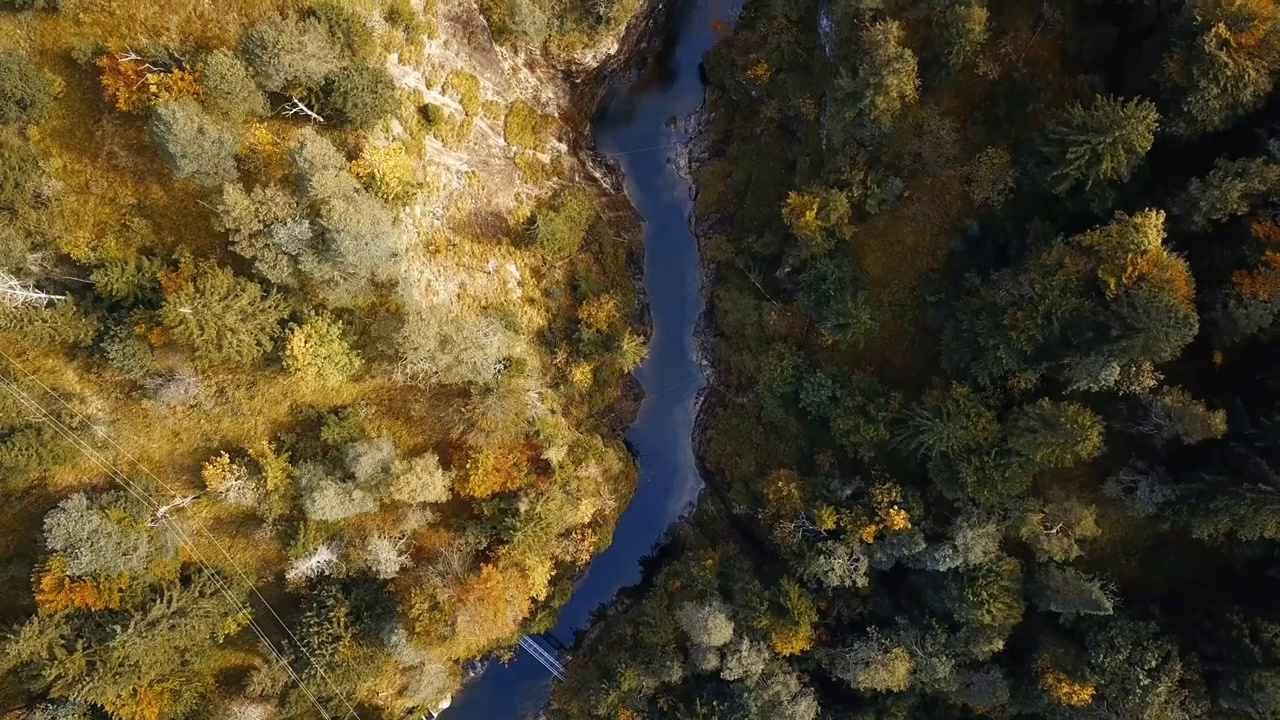
#> input picture learning/stitching_test/image1.jpg, 1280 x 720 px
$ python app.py
#> lines starting #> are read from the running program, lines starting #| are printed output that depends on the picture
import cv2
import numpy as np

# Load the images
image1 = cv2.imread('image1.jpg')
#> image1 is the input picture: shape (720, 1280, 3); mean B, G, R 43.3, 72.3, 83.1
image2 = cv2.imread('image5.jpg')
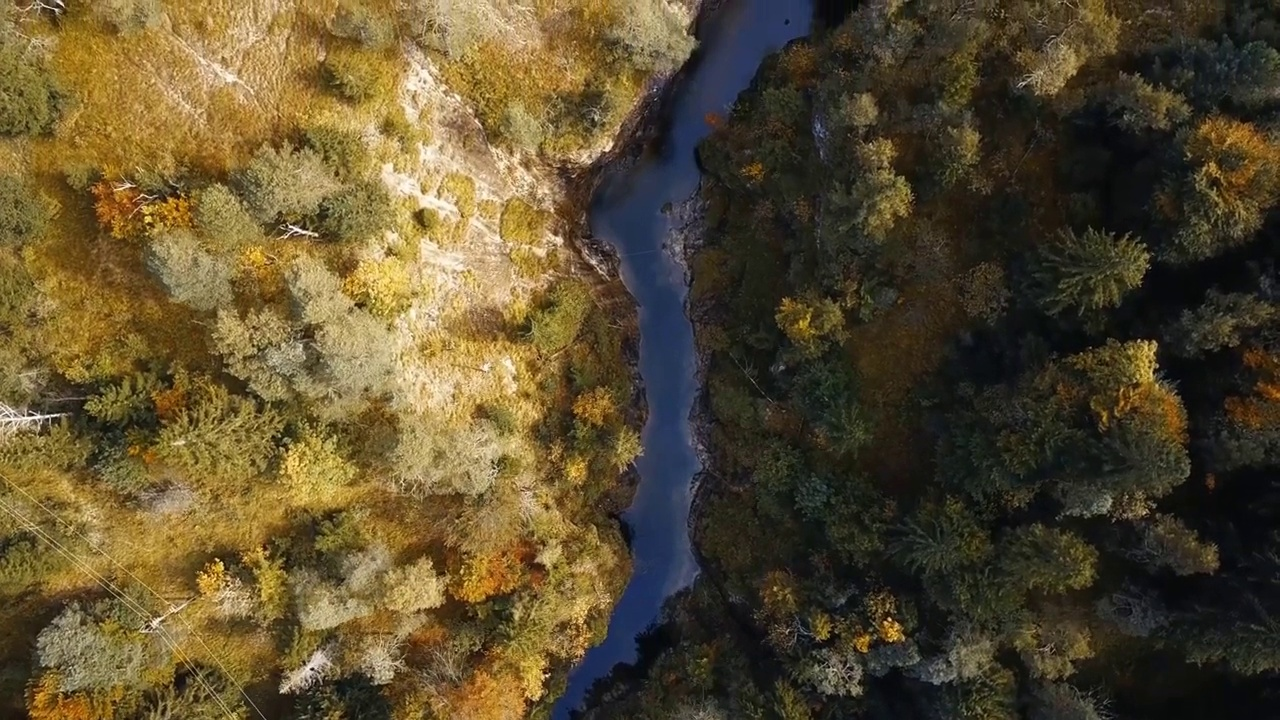
#> input picture learning/stitching_test/image5.jpg, 1280 x 720 px
#> image2 is the input picture: shape (720, 1280, 3); mean B, G, R 47.5, 76.8, 90.4

# Convert images to grayscale
gray1 = cv2.cvtColor(image1, cv2.COLOR_BGR2GRAY)
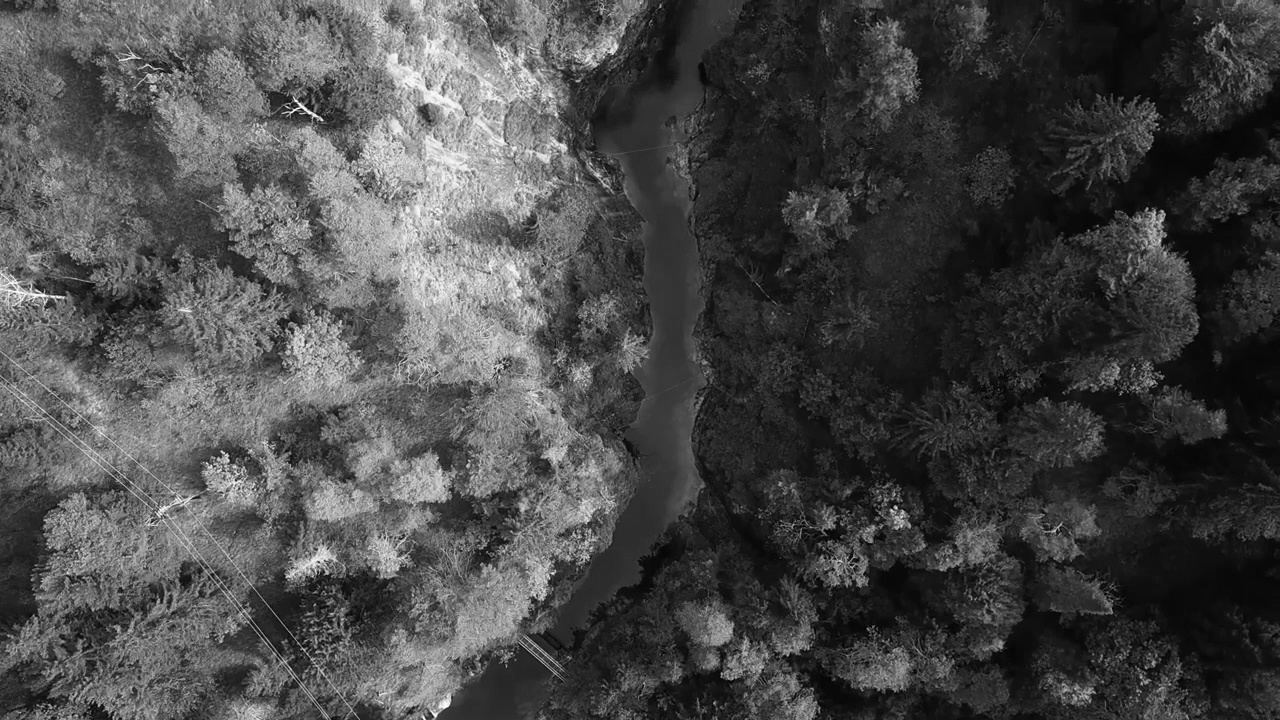
#> gray1: shape (720, 1280); min 0, max 253, mean 72.2
gray2 = cv2.cvtColor(image2, cv2.COLOR_BGR2GRAY)
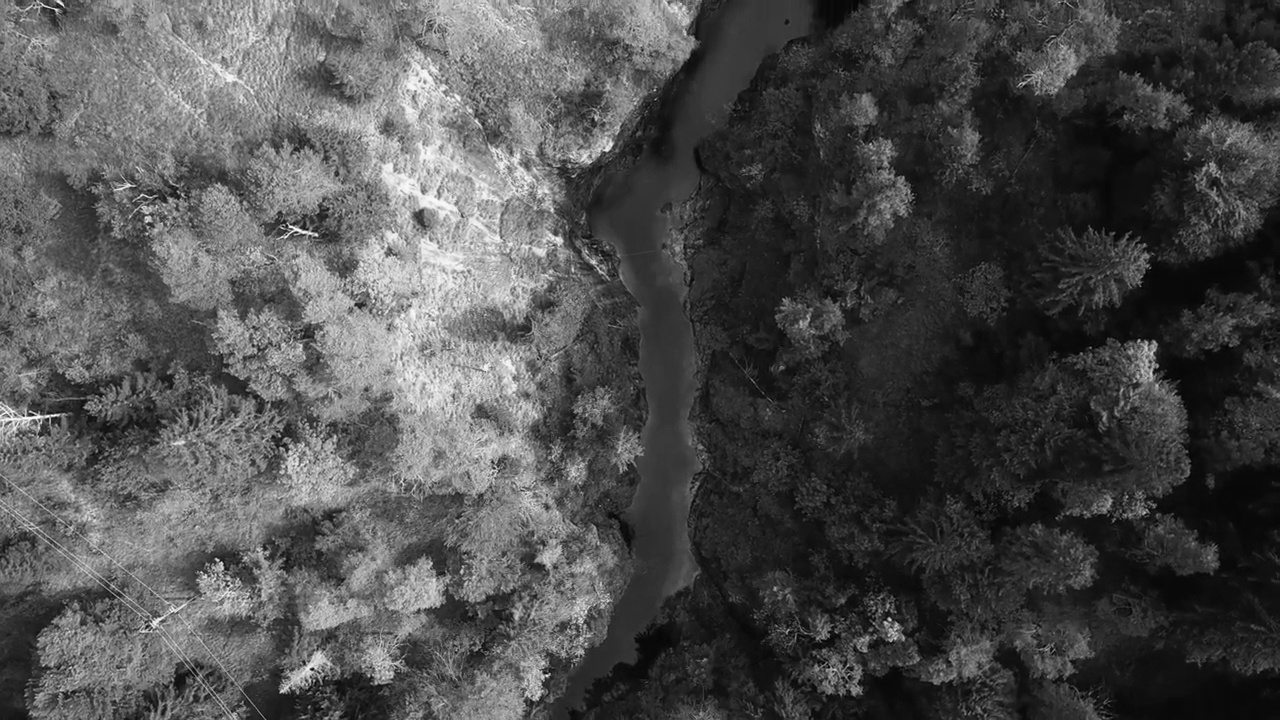
#> gray2: shape (720, 1280); min 0, max 254, mean 77.5

# Initialize the feature detector and extractor (e.g., SIFT)
sift = cv2.ORB_create()

# Detect keypoints and compute descriptors for both images
keypoints1, descriptors1 = sift.detectAndCompute(gray1, None)
#> keypoints1 = 500 keypoints; strongest (x, y, size): (297, 105, 31), (290, 110, 31), (295, 106, 37.2), (302, 109, 31)
keypoints2, descriptors2 = sift.detectAndCompute(gray2, None)
#> keypoints2 = 500 keypoints; strongest (x, y, size): (291, 229, 31), (289, 226, 31), (311, 669, 31), (52, 418, 31)

# Initialize the feature matcher using brute-force matching
bf = cv2.BFMatcher()

# Match the descriptors using brute-force matching
matches = bf.match(descriptors1, descriptors2)
#> matches = 500 matches

# Select the top N matches
num_matches = 50
matches = sorted(matches, key=lambda x: x.distance)[:num_matches]
#> matches = 50 matches

# Extract matching keypoints
src_points = np.float32([keypoints1[match.queryIdx].pt for match in matches]).reshape(-1, 1, 2)
#> src_points = 50 rows, first 8: [892.8, 510.6], [221.9, 452], [427.7, 86.4], [427.2, 85.02], [1159.6, 214], [891, 510], [895.7, 506.9], [893.7, 506]
dst_points = np.float32([keypoints2[match.trainIdx].pt for match in matches]).reshape(-1, 1, 2)
#> dst_points = 50 rows, first 8: [886.8, 621.1], [216.5, 562.4], [421.9, 191.5], [423, 190.8], [1152.1, 343.4], [885, 622], [889.9, 619.2], [887.5, 617.9]

# Estimate the homography matrix
homography, _ = cv2.findHomography(src_points, dst_points, cv2.RANSAC, 5.0)
#> homography = [[0.995, -0.00362, -4], [0.00824, 0.936, 133.8], [-2.75e-07, -8.37e-06, 1]]

# Warp the first image using the homography
result = cv2.warpPerspective(image1, homography, (image2.shape[1], image2.shape[0]))

# Blending the warped image with the second image using alpha blending
alpha = 0.5  # blending factor
blended_image = cv2.addWeighted(result, alpha, image2, 1 - alpha, 0)
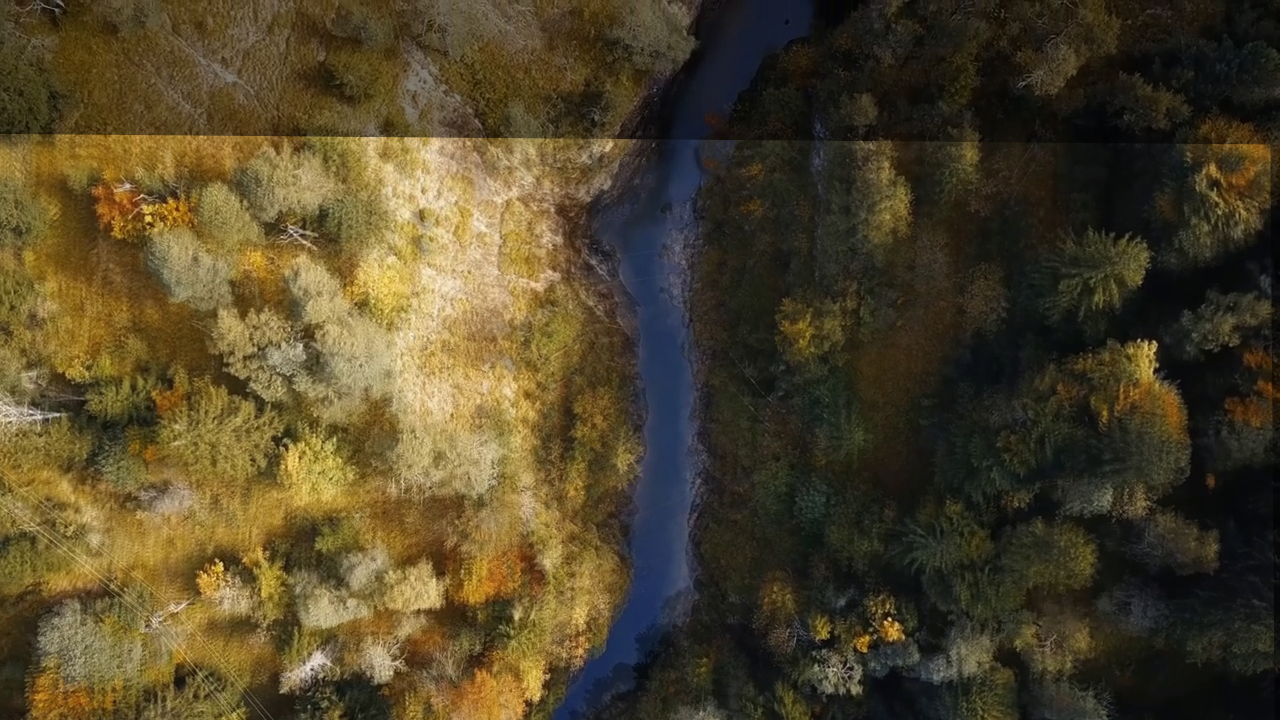
#> blended_image: shape (720, 1280, 3); mean B, G, R 41.3, 67.9, 79.4

# Display the blended image
cv2.imshow('Blended Image', blended_image)
cv2.imwrite('BlendedImage.jpg', blended_image)
cv2.waitKey(0)
cv2.destroyAllWindows()
